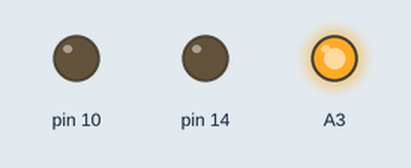
Simulated run of this sketch. Board: Arduino Uno, built with avr-gcc and run on an emulated ATmega328P. Parts: output pins drawn as LEDs (lit = HIGH). Pins used as bus, display or sensor lines are not drawn.

Above: at 0.1 s.
Timing chart, 0 to 1.6 s (numbered marks = the images above):
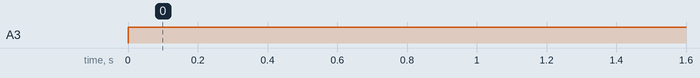

The sketch:

steppertest.ino
```cpp
/********************************************************
** Download from:                                      **
** http://www.alhin.de/arduino/index.php?n=44          **
********************************************************/

#include <AH_EasyDriver.h>

//AH_EasyDriver(int RES, int DIR, int STEP);
// RES -> RESOLUTION per full revolve
// DIR -> DIRECTION PIN
// STEP -> STEPPING PIN
AH_EasyDriver stepper(200,A3,A2);   // Initialisation
AH_EasyDriver stepper2(200,14,15);
AH_EasyDriver stepper3(200,10,16);


void setup() {
  Serial.begin(57600);
//stepper.setSpeedHz(100);           // Hz, steps per second
}

void loop() {

  //The RPM of all the motors should be the same.
  stepper.setSpeedRPM(15);
  stepper.rotate(360);
  delay(3000);
  stepper2.rotate(-360);
  delay(3000);


}


void command(AH_EasyDriver unit, double rpm, double rot, int n){
  //modify to use timers later.
  for(int i = 0; i < n; i++){
    unit.setSpeedRPM(rpm);
  unit.rotate(rot);
  delay(500);
  }
}

void setallRPM(double rpm){
  stepper.setSpeedRPM(rpm);
  stepper2.setSpeedRPM(rpm);
  stepper3.setSpeedRPM(rpm);
}

void rotateAll(double rot, double rot2, double rot3, int n){
  for(int i = 0; i < n; i++){
    stepper.rotate(rot);
    stepper2.rotate(rot2);
    stepper3.rotate(rot3);
  }
  delay(1000);
}
```

AH_EasyDriver.h
```cpp
/*************************************************************************
**  Device: EasyDriver V4                                          	**
**  File:   AH_EasyDriver.h - Stepper motor Driver		    	**
**			  		     				**
**  Created by A. Hinkel 2012-05-12                                 	**
**  http://www.alhin.de/arduino/index.php?n=44   		   	**
**									**
**  Released into the public domain.  		                    	**
**                                                                  	**
*************************************************************************/


#ifndef AH_EasyDriver_h
#define AH_EasyDriver_h


#if defined(ARDUINO) && ARDUINO >= 100
#include "Arduino.h"
#else
#include "WProgram.h"
#endif

#define FORWARD   true
#define BACKWARD  false

class AH_EasyDriver {
  public:
    AH_EasyDriver(int RES, int DIR, int STEP);
    AH_EasyDriver(int RES, int DIR, int STEP, int MS1, int MS2, int SLP);
    AH_EasyDriver(int RES, int DIR, int STEP, int MS1, int MS2, int SLP, int ENABLE, int RST);

    void setSpeedRPM(int RPM);
    void setSpeedHz(int FREQ);
    void setSpeedMax();
    void setMicrostepping(int MODE);

    void enableDriver();
    void disableDriver();
    void sleepON();
    void sleepOFF();
    void resetDriver();

    void move(int NUMBER_OF_STEPS);
    void move(int NUMBER_OF_STEPS, boolean DIRECTION);
    void rotate(float DEGREES);
    void revolve(float TIMES);

    String getVersion();


  private:
    void stepMotor();
    void setDirection(boolean DIRECTION);
    void setEnable(boolean VALUE);
    void setSleep(boolean VALUE);

    long STEP_DELAY;
    long LAST_STEP_TIME;

    int LAST_RPM_SPEED;
    int LAST_HZ_SPEED;
    int INIT_MODE;
    int STEP_NUMBER;
    int MOTOR_RESOLUTION;
    int DIRECTION;
    int STEPPING_FACTOR;

    int DIR_pin;
    int STEP_pin;
    int MS1_pin;
    int MS2_pin;
    int SLP_pin;
    int ENABLE_pin;
    int RST_pin;


};

#endif
```

Measured:
- by itself, A3: LOW → HIGH at 0.00 s
